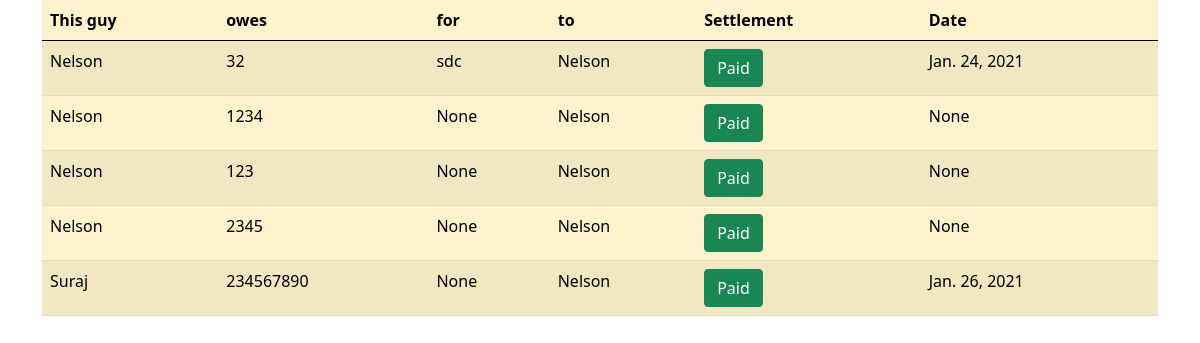
/check/, run on the app's committed database.
### website/models.py (models this page shows, shortened)
class Due(models.Model):
    person = models.ForeignKey(User, default=1, related_name='person', on_delete=models.CASCADE)
    amount = models.IntegerField()
    description = models.CharField(null=True, blank=True, max_length=30)
    to = models.ForeignKey(User, default=1, related_name='to', on_delete=models.CASCADE)
    status = models.BooleanField(default=False)
    query = models.DateField(null=True, blank=True)
    payment = models.DateField(null=True, blank=True)

### website/views.py (the view)
# urls.py: path('check/', views.check, name='check'),
def check(request):
    if request.method == 'POST':
        val = request.POST.get("pk")
        Due.objects.filter(pk=val).update(status=True)
        Due.objects.filter(pk=val).update(payment=datetime.now().date())
        return redirect('home')
    else:
        due = Due.objects.all()
        return render(request, 'check.html', {'due':due})

### website/templates/check.html (shortened to what this page needs)
<!doctype html>
<html lang="en">
  <head>
    <link href="https://cdn.jsdelivr.net/npm/bootstrap@5.0.0-beta1/dist/css/bootstrap.min.css" rel="stylesheet">
  </head>
  <body>
<div class='container'>
    <table class="table table-warning table-striped">
        <thead>
          <tr>
            <th scope="col">This guy</th>
            <th scope="col">owes</th>
            <th scope="col">for</th>
            <th scope="col">to</th>
            <th scope="col">Settlement</th>
            <th scope="col">Date</th>
          </tr>
        </thead>
        <tbody>
{%if due|length > 0 %}
{%for item in due%}
{%if item.status == False%}
<tr>
    <td>{{item.person}}</td>
    <td>{{item.amount}}</td>
    <td>{{item.description}}</td>
    <td>{{item.to}}</td>
    <td><form method="post" action="">
        <input class="btn btn-success" type="submit" value="Paid"/>
      </form></td>
    <td>{{item.query}}</td>
  </tr>
{%endif%}
{%endfor%}
{%endif%}
</tbody>
</table>
</div>
  </body>
</html>

### data on the page
Due: person "Nelson", amount "32", description "sdc", to "Nelson", query "Jan. 24, 2021"
Due: person "Nelson", amount "1234", description "None", to "Nelson", query "None"
Due: person "Nelson", amount "123", description "None", to "Nelson", query "None"
Due: person "Nelson", amount "2345", description "None", to "Nelson", query "None"
Due: person "Suraj", amount "234567890", description "None", to "Nelson", query "Jan. 26, 2021"
